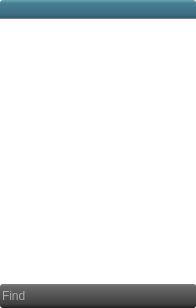
<?xml version="1.0" encoding="UTF-8"?>
<ui version="4.0">
 <class>Outline_Tree</class>
 <widget class="QWidget" name="Outline_Tree">
  <property name="geometry">
   <rect>
    <x>0</x>
    <y>0</y>
    <width>196</width>
    <height>308</height>
   </rect>
  </property>
  <property name="windowTitle">
   <string>Form</string>
  </property>
  <layout class="QGridLayout" name="gridLayout">
   <property name="margin">
    <number>0</number>
   </property>
   <property name="spacing">
    <number>0</number>
   </property>
   <item row="1" column="0">
    <widget class="QTreeWidget" name="tr_outline">
     <property name="styleSheet">
      <string notr="true">QTreeWidget {
border-bottom-left-radius:5px;
border-bottom-right-radius:5px;
show-decoration-selected: 0;
}</string>
     </property>
     <property name="rootIsDecorated">
      <bool>false</bool>
     </property>
     <attribute name="headerVisible">
      <bool>false</bool>
     </attribute>
     <column>
      <property name="text">
       <string notr="true">1</string>
      </property>
     </column>
    </widget>
   </item>
   <item row="0" column="0">
    <widget class="QLabel" name="l_title">
     <property name="font">
      <font>
       <weight>75</weight>
       <bold>true</bold>
      </font>
     </property>
     <property name="styleSheet">
      <string notr="true">	background-color: qlineargradient(spread:pad, x1:1, y1:1, x2:1, y2:0, stop:0 rgba(48, 85, 100, 255), stop:0.21267 rgba(61, 107, 127, 255), stop:0.831818 rgba(72, 127, 150, 255), stop:1 rgba(104, 166, 175, 255));
color:white;
border:0px;
border-bottom:1px solid gray;
padding:2px;
border-top-left-radius:3px;
border-top-right-radius:3px;</string>
     </property>
     <property name="text">
      <string/>
     </property>
     <property name="wordWrap">
      <bool>true</bool>
     </property>
    </widget>
   </item>
   <item row="2" column="0">
    <widget class="QFrame" name="fr_find">
     <property name="styleSheet">
      <string notr="true">QFrame#fr_find{
background-color: qlineargradient(spread:pad, x1:1, y1:1, x2:1, y2:0, stop:0.00995025 rgba(34, 34,34, 255), stop:0.174129 rgba(65, 65, 65, 255), stop:0.890547 rgba(104, 104, 104, 255), stop:1 rgba(128, 128, 128, 255));
color:white;
border:0px;
border-radius:3px;
}</string>
     </property>
     <property name="frameShape">
      <enum>QFrame::NoFrame</enum>
     </property>
     <property name="frameShadow">
      <enum>QFrame::Raised</enum>
     </property>
     <layout class="QGridLayout" name="gridLayout_9">
      <property name="margin">
       <number>0</number>
      </property>
      <property name="spacing">
       <number>0</number>
      </property>
      <item row="0" column="0">
       <widget class="QLineEdit" name="le_find">
        <property name="minimumSize">
         <size>
          <width>150</width>
          <height>24</height>
         </size>
        </property>
        <property name="styleSheet">
         <string notr="true">background:transparent;
border:0px;
color:white;</string>
        </property>
        <property name="placeholderText">
         <string>Find</string>
        </property>
       </widget>
      </item>
      <item row="0" column="1">
       <widget class="QPushButton" name="b_find_close">
        <property name="maximumSize">
         <size>
          <width>16777215</width>
          <height>25</height>
         </size>
        </property>
        <property name="toolTip">
         <string>Hide Find</string>
        </property>
        <property name="styleSheet">
         <string notr="true">QPushButton {
background-color: qlineargradient(spread:pad, x1:1, y1:1, x2:1, y2:0, stop:0.00995025 rgba(34, 34,34, 255), stop:0.174129 rgba(65, 65, 65, 255), stop:0.890547 rgba(104, 104, 104, 255), stop:1 rgba(128, 128, 128, 255));
border-top-right-radius:3px;
border-bottom-right-radius:3px;
}
QPushButton:hover,QToolButton:hover {
	background-color: qlineargradient(spread:pad, x1:0.98, y1:1, x2:1, y2:0, stop:0 rgba(138, 138, 138, 255), stop:0.0646766 rgba(157, 157, 157, 255), stop:0.935323 rgba(198, 198, 198, 255), stop:1 rgba(231, 231, 231, 255));
}</string>
        </property>
        <property name="text">
         <string/>
        </property>
        <property name="icon">
         <iconset>
          <normaloff>../../img/close_hover.png</normaloff>../../img/close_hover.png</iconset>
        </property>
       </widget>
      </item>
     </layout>
    </widget>
   </item>
  </layout>
 </widget>
 <resources/>
 <connections>
  <connection>
   <sender>b_find_close</sender>
   <signal>clicked()</signal>
   <receiver>fr_find</receiver>
   <slot>hide()</slot>
   <hints>
    <hint type="sourcelabel">
     <x>183</x>
     <y>297</y>
    </hint>
    <hint type="destinationlabel">
     <x>154</x>
     <y>282</y>
    </hint>
   </hints>
  </connection>
 </connections>
</ui>
